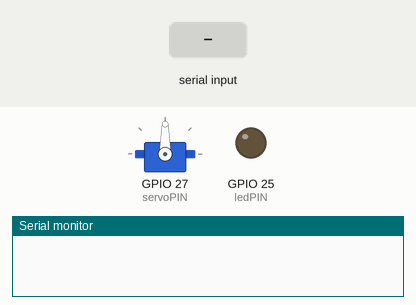
The sketch below on a simulated ESP32. Parts: servo, output pins drawn as LEDs (lit = HIGH), the last lines printed to the serial monitor. The test bench sets the inputs (shaded band).

Above: at 1.2 s.
1.3 s: "ledOn\n" received over Serial
At 1.6 s:
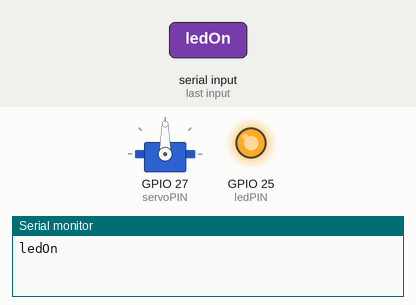
2.8 s: "servo ,45\n" received over Serial
At 3.9 s:
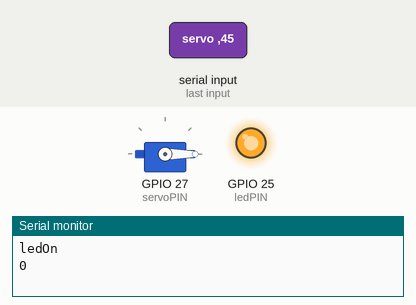
4.3 s: "ledOff\n" received over Serial
At 5.1 s:
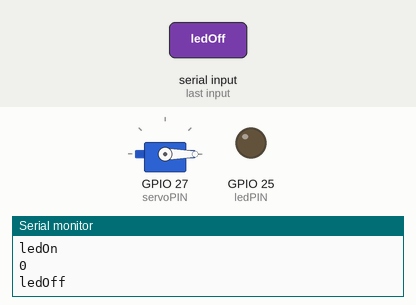
5.8 s: "servo 90\n" received over Serial
At 6.3 s:
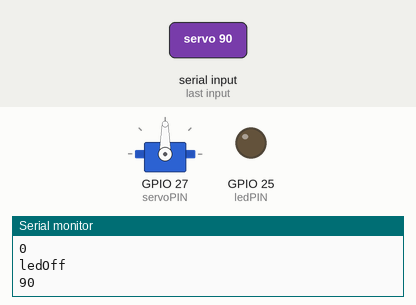
Timing chart, 0 to 8.3 s (numbered marks = the images above; inputs shaded):
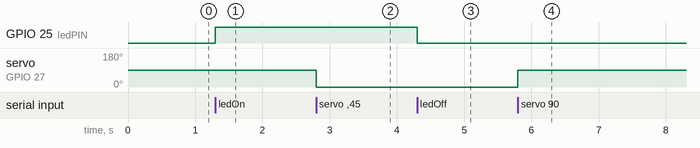

Measured:
- after the input at 1.3 s, GPIO 25 (ledPIN): LOW → HIGH at once
- after the input at 2.8 s, servo on GPIO 27 (servoPIN): 90° → 0° at once
- after the input at 4.3 s, GPIO 25 (ledPIN): HIGH → LOW at once
- after the input at 5.8 s, servo on GPIO 27 (servoPIN): 0° → 90° at once

The sketch:

UART_Terminal.ino
```cpp
#include <ESP32Servo.h>
#include "DHT.h"
#include <string>

#define ledPIN  25
#define DHT11_PIN  26
#define DHTTYPE  DHT11
#define servoPIN  27

DHT dht(DHT11_PIN, DHTTYPE);
Servo myServo;
String cmd;

uint32_t startTime;
uint32_t interval = 1000;

void setup() {
  Serial.begin(115200);
  pinMode(ledPIN, OUTPUT);
  dht.begin();
  myServo.attach(servoPIN);
  startTime = millis();
}

void loop() {
  if (Serial.available())
    {
        cmd = Serial.readStringUntil('\n');
        cmd.trim();
        process();
    }
}

void process(){
  if(cmd == "ledOn"){
    Serial.println("ledOn");
    ledOn();
  }else if(cmd == "ledOff"){
    Serial.println("ledOff");
    ledOff();
  }else if(cmd == "checkTemperature"){
    checkTemperature();
  }else if(cmd.startsWith("servo ")){
    int angle = cmd.substring(6).toInt();
    turnServo(angle);
  }
}

void ledOn(){
  digitalWrite(ledPIN, HIGH);
}

void ledOff(){
  digitalWrite(ledPIN, LOW);
}

void checkTemperature(){
  uint32_t currentTime = millis();
  if(currentTime - startTime > interval){
  startTime = currentTime;
  float t = dht.readTemperature();
  if (isnan(t))
    {
        Serial.println("Error reading from DHT");
    }
    Serial.println(t);
  }else{
    Serial.println("Wait...");
  }
}

  void turnServo(int angle){
    angle = constrain(angle, 0, 180);
    Serial.println(angle);
    myServo.write(angle);
  }
```
